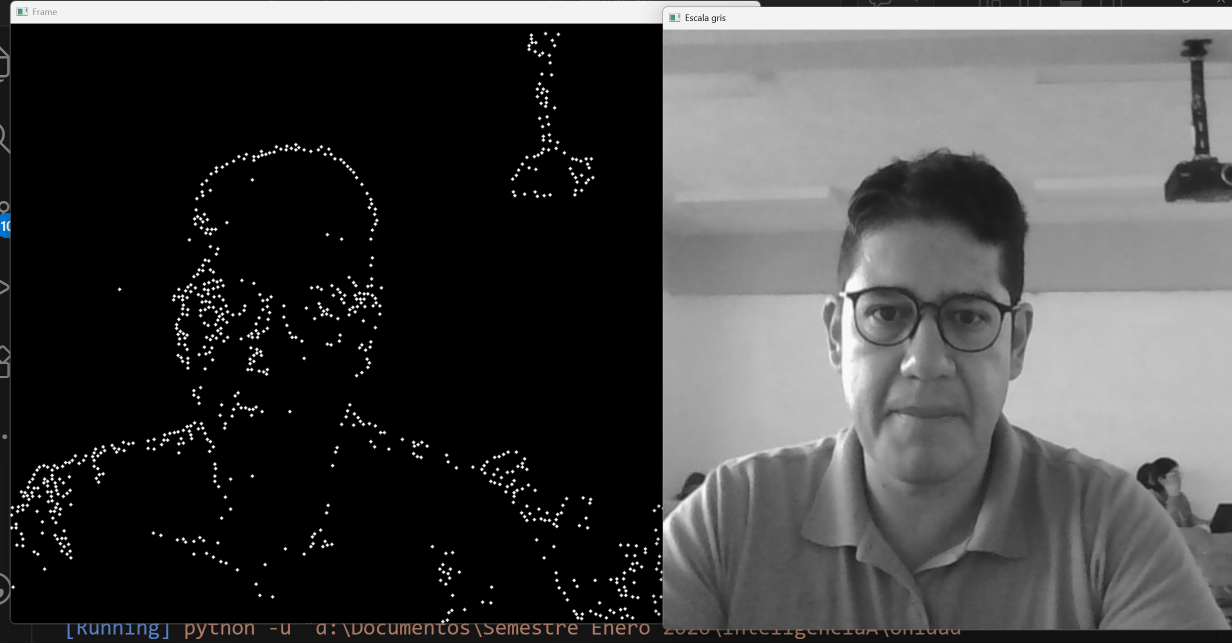
#> input picture Unidad 2/Semana6/image.png, 2464 x 1286 px, given in place of the camera (shown at 1/2 size)
$ python contornowebcam.py
#> lines starting #> are read from the running program, lines starting #| are printed output that depends on the picture; after the words box and inside, x2 and y2 are one past the last pixel; in counts of white or black regions, pixels touching at a corner belong together
import numpy as np
import cv2

img = cv2.VideoCapture(0)
while True:
    ret, frame = img.read()
#> frame is the input picture: shape (1286, 2464, 3); mean B, G, R 69.5, 69.5, 69.5
    frame = cv2.resize(frame, (800, 600))
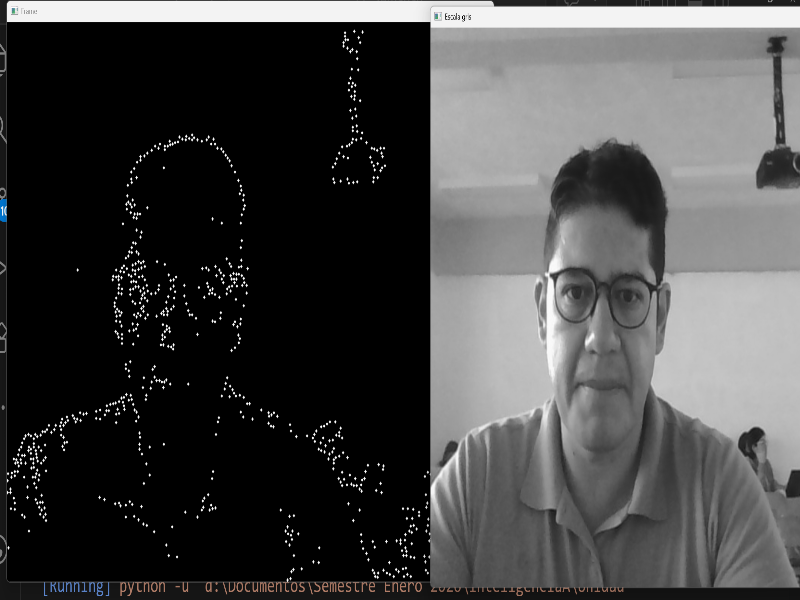
#> frame: shape (600, 800, 3); mean B, G, R 69.4, 69.4, 69.5
    frame = cv2.flip(frame, 1)
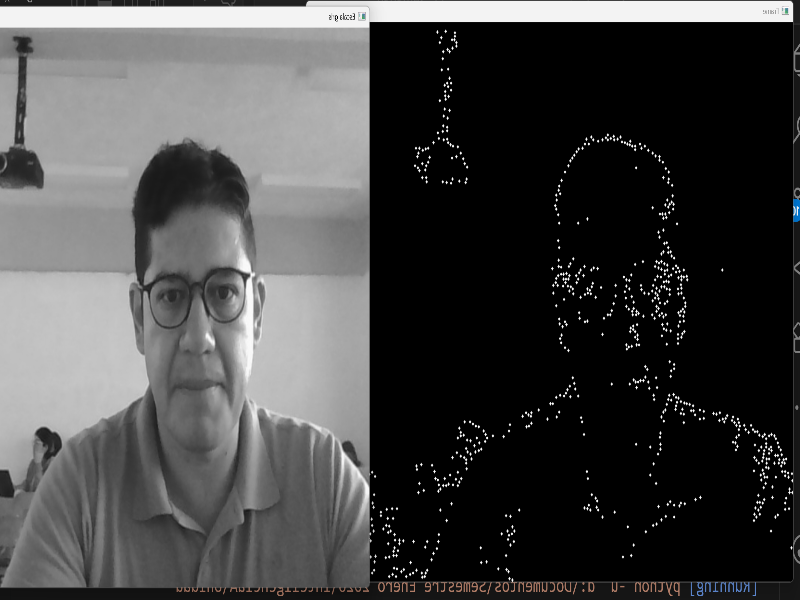
#> frame: shape (600, 800, 3); mean B, G, R 69.4, 69.4, 69.5

    gray = cv2.cvtColor(frame, cv2.COLOR_BGR2GRAY)

    corners = cv2.goodFeaturesToTrack(gray, 400, 0.01, 10)
#> corners = 384 rows, first 8: [393, 555], [699, 409], [623, 276], [450, 475], [699, 419], [674, 505], [775, 477], [625, 297]
    corners = np.intp(corners)

    for corner in corners:
        x, y = corner.ravel()
        cv2.circle(frame, (x, y), 3, (255, 255, 255), -1)
#> this loop made 384 passes
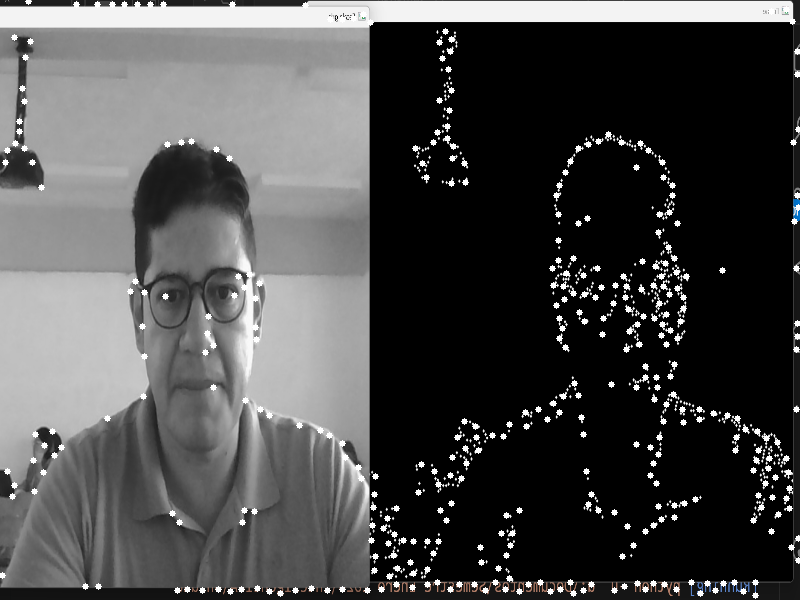
#> frame: shape (600, 800, 3); 2.28% of pixels changed, all inside (x1, y1, x2, y2) = (0, 0, 800, 599)

    for i in range(len(corners)):
       for j in range(i + 1, len(corners)):
          corner1 = tuple(corners[i][0])
          corner2 = tuple(corners[j][0])
          color = tuple(map(lambda x: int(x), np.random.randint(0, 255, size=3)))
          cv2.line(frame, corner1, corner2, color, 1)
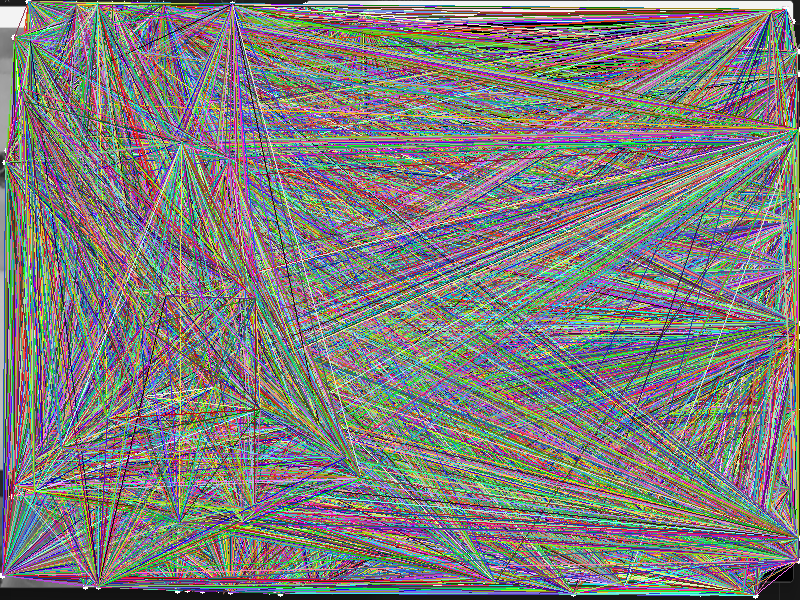
#> frame: shape (600, 800, 3); mean B, G, R 123.9, 125.4, 126.4

    cv2.imshow('Frame', frame)
    if cv2.waitKey(1) & 0xFF == ord('q'):
#> (key q is pressed here)
        break

img.release()
cv2.destroyAllWindows()

$ run again, on Unidad 2/Semana6/chessboard.png
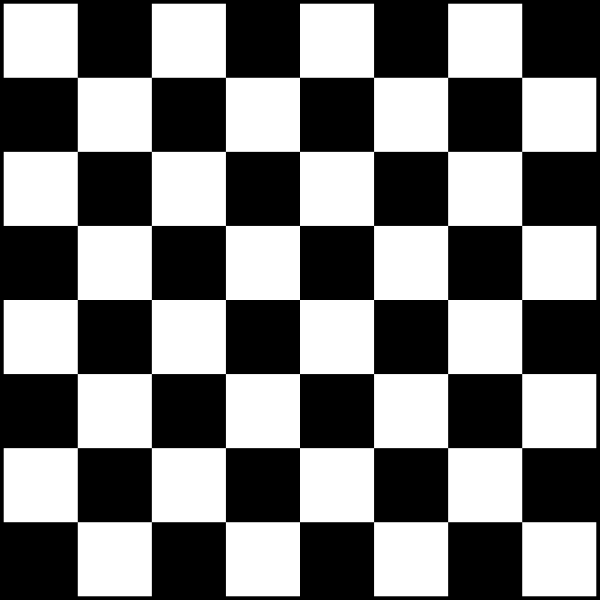
#> input picture Unidad 2/Semana6/chessboard.png, 1200 x 1200 px, given in place of the camera (shown at 1/2 size)
#> frame is the input picture: shape (1200, 1200, 3); min 0, max 255, mean 124.4
#> corners = 79 rows, first 8: [400, 300], [400, 373], [399, 226], [399, 448], [400, 151], [400, 522], [399, 77], [498, 300]
#> the loop `for corner in corners:` made 79 passes
#> after the loop `for corner in corners:`:
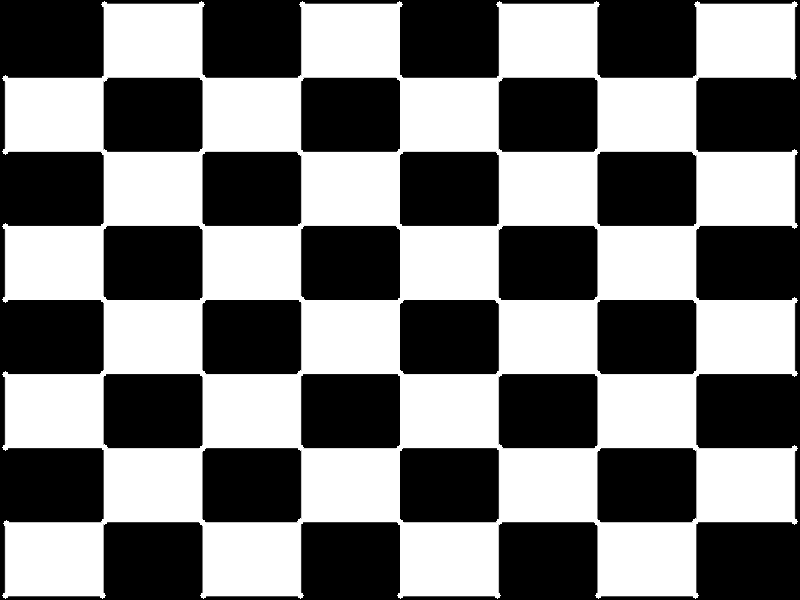
#> frame: shape (600, 800, 3); min 0, max 255, mean 125
#> the loop `for i in range(len(corners)):` made 79 passes
#> after the loop `for i in range(len(corners)):`:
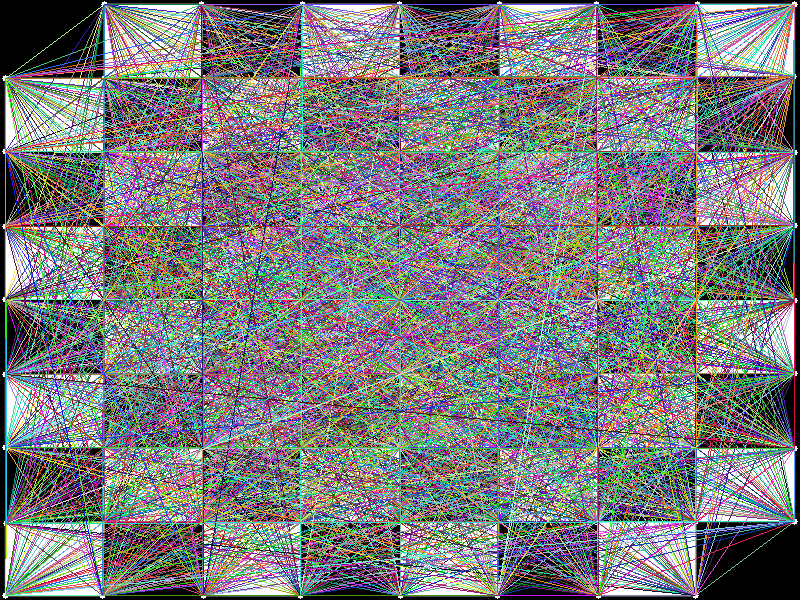
#> frame: shape (600, 800, 3); mean B, G, R 125.2, 122.6, 123
